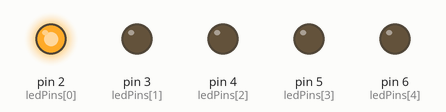
A sketch run on a simulated Arduino Uno, built with avr-gcc and run on an emulated ATmega328P. On the bench: output pins drawn as LEDs (lit = HIGH).

Above: at 0.1 s.
At 0.5 s:
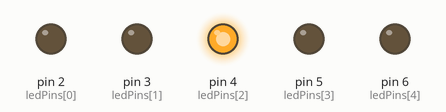
At 1.1 s:
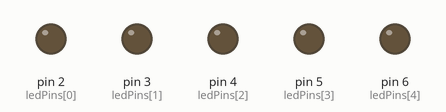
At 2.1 s:
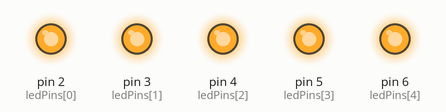
At 3.3 s:
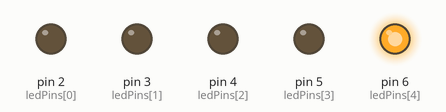
At 4.3 s:
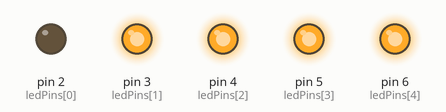
Timing chart, 0 to 4.6 s (numbered marks = the images above):
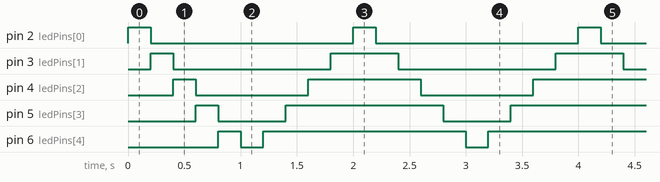

The sketch:

amazing_fyyran_lappi1_1_.ino
```cpp
// C++ code
//
const int ledPins[]={2,3,4,5,6};
const int numLeds=5;
void setup()
{
  for(int i=0;i<numLeds;i++)
  pinMode(ledPins[i], OUTPUT);
}

void loop()
{
  for(int i=0;i<=numLeds;i++){
  digitalWrite(ledPins[i], HIGH);
  delay(200); // Wait for 1000 millisecond(s)
  digitalWrite(ledPins[i], LOW);
  }
  for(int i=numLeds-1;i>0;i--){
  digitalWrite(ledPins[i], HIGH);
  delay(200); // Wait for 1000 millisecond(s)
  }}
```

Measured:
- by itself, pin 2 (ledPins[0]): alternates HIGH for 0.20 s and LOW for 1.8 s
- by itself, pin 3 (ledPins[1]): repeats every 2.0 s: LOW 1.4 s, HIGH 0.60 s
- by itself, pin 4 (ledPins[2]): repeats every 2.0 s: LOW 1.0 s, HIGH 1.0 s
- by itself, pin 5 (ledPins[3]): repeats every 2.0 s: LOW 0.60 s, HIGH 1.4 s
- by itself, pin 6 (ledPins[4]): repeats every 2.0 s: LOW 0.20 s, HIGH 1.8 s
